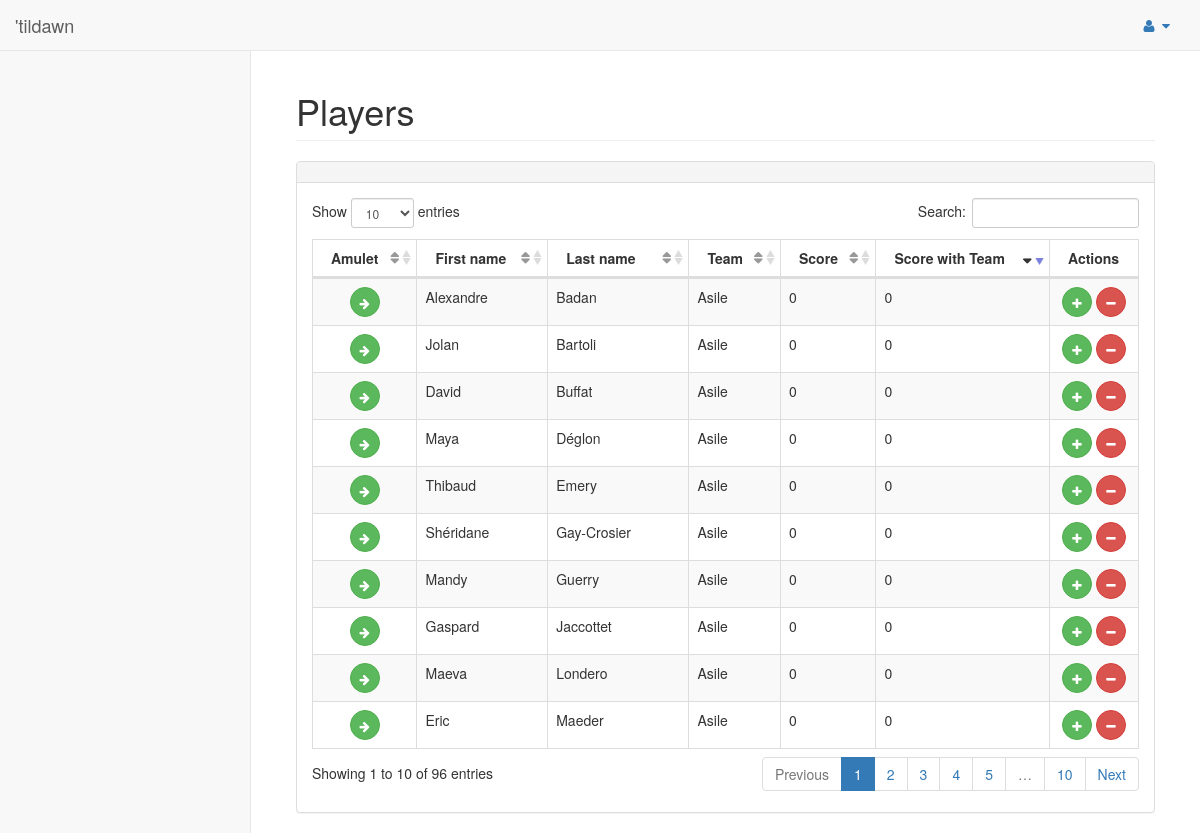
The app's page /pages/players.php with its own data.
### tables this page shows
CREATE TABLE Players (
    id INT NOT NULL AUTO_INCREMENT,
    amulet VARCHAR(5) UNIQUE,
	firstname VARCHAR(32) NOT NULL,
	lastname VARCHAR(32) NOT NULL,
	gender ENUM('M', 'F'),
	`group` VARCHAR(32),
	teamId INT NOT NULL,
    score INT DEFAULT 0, 	
	nbDeaths INT DEFAULT 0,
	nbKills INT DEFAULT 0,
	nbEnemyLivesGiven INT DEFAULT 0,
	nbOwnLivesTaken INT DEFAULT 0, 
	nbAmuletsTaken INT DEFAULT 0,
	nbCheatersCaught INT DEFAULT 0, 
	nbTimesArrested INT DEFAULT 0,
	nbTimesTransformed INT DEFAULT 0,
	nbPlayersTransformed INT DEFAULT 0,
	nbObjectsFound INT DEFAULT 0,
	
	PRIMARY KEY(id),
	FOREIGN KEY(teamId) REFERENCES Teams(id)
);

CREATE TABLE Teams (
    id INT NOT NULL AUTO_INCREMENT,
	name VARCHAR(16) NOT NULL UNIQUE,
	color VARCHAR(8) NOT NULL UNIQUE,
	score INT DEFAULT 0,
	nbLivesTakenByPlayers INT DEFAULT 0,
	nbPlayersArrested INT DEFAULT 0,
	nbPlayersLost INT DEFAULT 0,
	nbPlayersWon INT DEFAULT 0,
	nbEnemyLivesBroughtByPlayers INT DEFAULT 0,
	nbPlayersDeaths INT DEFAULT 0,
	nbKillsByPlayers INT DEFAULT 0,
	nbMainObjectsFoundByPlayers INT DEFAULT 0,
	
	PRIMARY KEY(id)
);

### model/players.php (called while the page is built, shortened)
<?php
include_once('../model/db.php');
function getAllPlayers(){
    $link = connect();
    $res = mysqli_query($link, 'select players.id as id, amulet, firstname, lastname, teams.name as team, players.teamId as teamId, players.score as score, teams.score as teamScore, gender, `group`, nbDeaths, nbKills, nbOwnLivesTaken, nbEnemyLivesGiven, nbTimesArrested, NbCheatersCaught from players INNER JOIN teams ON players.teamId = teams.id;');
    return fetch_result($res);
}
?>

### controller/common.php (called while the page is built, shortened)
<?php
require("../model/players.php");
function getPlayers(){
	return getAllPlayers();
}
function calculateWeightedScore($playerScore, $teamScore){
	$weightedScore = (0.5 * $playerScore) + (0.5 * $teamScore);
	return $weightedScore;
}
?>

### model/db.php (called while the page is built, shortened)
<?php
function fetch_result($res) {
	$result = array();
	if($res != False){
	    while($row = mysqli_fetch_assoc($res)) {
            $result[] = $row;
        }
	}else{
		echo "No result";
	}
    return $result;
}
?>

### pages/players.php (the view, shortened to what this page needs)
<!DOCTYPE html>
<?php
$players = getPlayers();
?>
<html lang="en">
<head>
    <link href="../vendor/bootstrap/css/bootstrap.min.css" rel="stylesheet">
    <link href="../vendor/metisMenu/metisMenu.min.css" rel="stylesheet">
    <link href="../dist/css/sb-admin-2.css" rel="stylesheet">
    <link href="../vendor/font-awesome/css/font-awesome.min.css" rel="stylesheet" type="text/css">
    <link href="../vendor/datatables-plugins/dataTables.bootstrap.css" rel="stylesheet">
    <link href="../vendor/datatables-responsive/dataTables.responsive.css" rel="stylesheet">
</head>
<body>
    <div id="wrapper">
        <?php include("nav.php");?>
        <div id="page-wrapper">
            <div class="container-fluid">
                <div class="row">
                    <div class="col-lg-12">
                        <h1 class="page-header">Players</h1>
                    </div>
                </div>
            <div class="row">
                <div class="col-lg-12">
                    <div class="panel panel-default">
                        <div class="panel-heading">
                        </div>
                        <div class="panel-body">
                            <table width="100%" class="table table-striped table-bordered table-hover" id="dataTables-example">
                                <thead>
                                    <tr>
                                        <th>Amulet</th>
                                        <th>First name</th>
                                        <th>Last name</th>
                                        <th>Team</th>
                                        <th>Score</th>
										<th>Score with Team</th>
										<th>Actions</th>
                                    </tr>
                                </thead>
                                <tbody>
								    <?php
									    foreach ($players as $player){
										    echo '<tr>';
                                            if($player['amulet'] != NULL){
												echo '<td>'.$player['amulet'].'</td>';
											}else{
												echo '<td style="text-align:center;"><button type="button" class="btn btn-success btn-circle" data-toggle="modal" data-target="#amulet" data-id="'.$player['id'].'"><i class="fa fa-arrow-right"></i></button>';
											}
                               				echo '<td>'.$player['firstname'].'</td>';
                                            echo '<td>'.$player['lastname'].'</td>';
                                            echo '<td>'.$player['team'].'</td>';
                                            echo '<td>'.$player['score'].'</td>';
											echo '<td>'.calculateWeightedScore($player['score'], $player['teamScore']).'</td>';
                                            echo '<td style="text-align:center;"><button type="button" class="btn btn-success btn-circle" data-toggle="modal" data-player="'.$player['id'].'" data-target="#addBonus"><i class="fa fa-plus"></i></button>   <button type="button" class="btn btn-danger btn-circle" data-toggle="modal" data-player="'.$player['id'].'" data-target="#addMalus"><i class="fa fa-minus"></i></button></td>';
										    echo '</tr>';
										}
								    ?>
                                </tbody>
                            </table>
                        </div>
                    </div>
                </div>
            </div>
            </div>
        </div>
    </div>
</body>
</html>

### records on screen
players: firstname "Alexandre", lastname "Badan", teamId.name "Asile", score "0"
players: firstname "Jolan", lastname "Bartoli", teamId.name "Asile", score "0"
players: firstname "David", lastname "Buffat", teamId.name "Asile", score "0"
players: firstname "Maya", lastname "Déglon", teamId.name "Asile", score "0"
players: firstname "Thibaud", lastname "Emery", teamId.name "Asile", score "0"
players: firstname "Shéridane", lastname "Gay-Crosier", teamId.name "Asile", score "0"
players: firstname "Mandy", lastname "Guerry", teamId.name "Asile", score "0"
players: firstname "Gaspard", lastname "Jaccottet", teamId.name "Asile", score "0"
players: firstname "Maeva", lastname "Londero", teamId.name "Asile", score "0"
players: firstname "Eric", lastname "Maeder", teamId.name "Asile", score "0"
